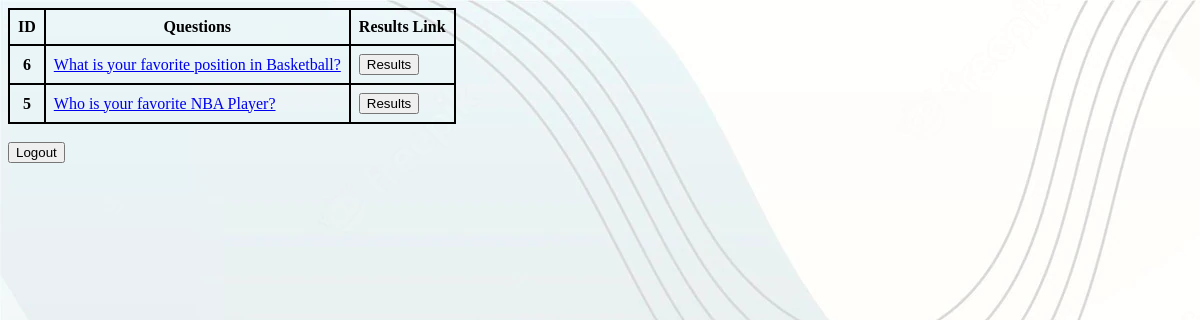
Screenshot of /polls/ with the database file from the repository.
### polls/models.py (models this page shows, shortened)
class Question(models.Model):
    question_text = models.CharField(max_length=200)
    pub_date = models.DateTimeField('date published')
    end_date = models.DateTimeField(null=True, blank=True)

### polls/views.py (the view)
# urls.py: path('', views.IndexView.as_view(), name='index'),
class IndexView(generic.ListView):
    template_name = 'polls/index.html'
    context_object_name = 'latest_question_list'
    def get_queryset(self):
        return Question.objects.filter(pub_date__lte=timezone.localtime()).order_by('-pub_date')[:5]

### polls/templates/polls/index.html (shortened to what this page needs)
{% load static %}
<link rel="stylesheet" href="{% static 'polls/style.css' %}">
{% if latest_question_list %}
    <table class="question">
        <thead>
            <tr>
                <th>ID</th>
                <th>Questions</th>
                <th>Results Link</th>
            </tr>
        </thead>
        <tbody>
            {% for question in latest_question_list %}
            <tr>
                <th>{{ question.id }}</th>
                <td><a href="{% url 'polls:detail' question.id %}">{{ question.question_text }}</a></td>
                <td><a href="{% url 'polls:results' question.id %}"><button type="button">Results</button></a></td>
            </tr>
            {% endfor %}
        </tbody>
    </table>
{% else %}
    <p>No polls are available.</p>
{% endif %}
    <a href="/accounts/logout/"><button type="submit">Logout</button></a>

### polls/static/polls/style.css (style rules this page uses)
.question { border: 1px solid black; border-collapse: collapse; }
.question th, .question td { border: 2px solid black; padding: 8px; }

### rows the page displays
Question: id "6", question_text "What is your favorite position in Basketball?"
Question: id "5", question_text "Who is your favorite NBA Player?"
